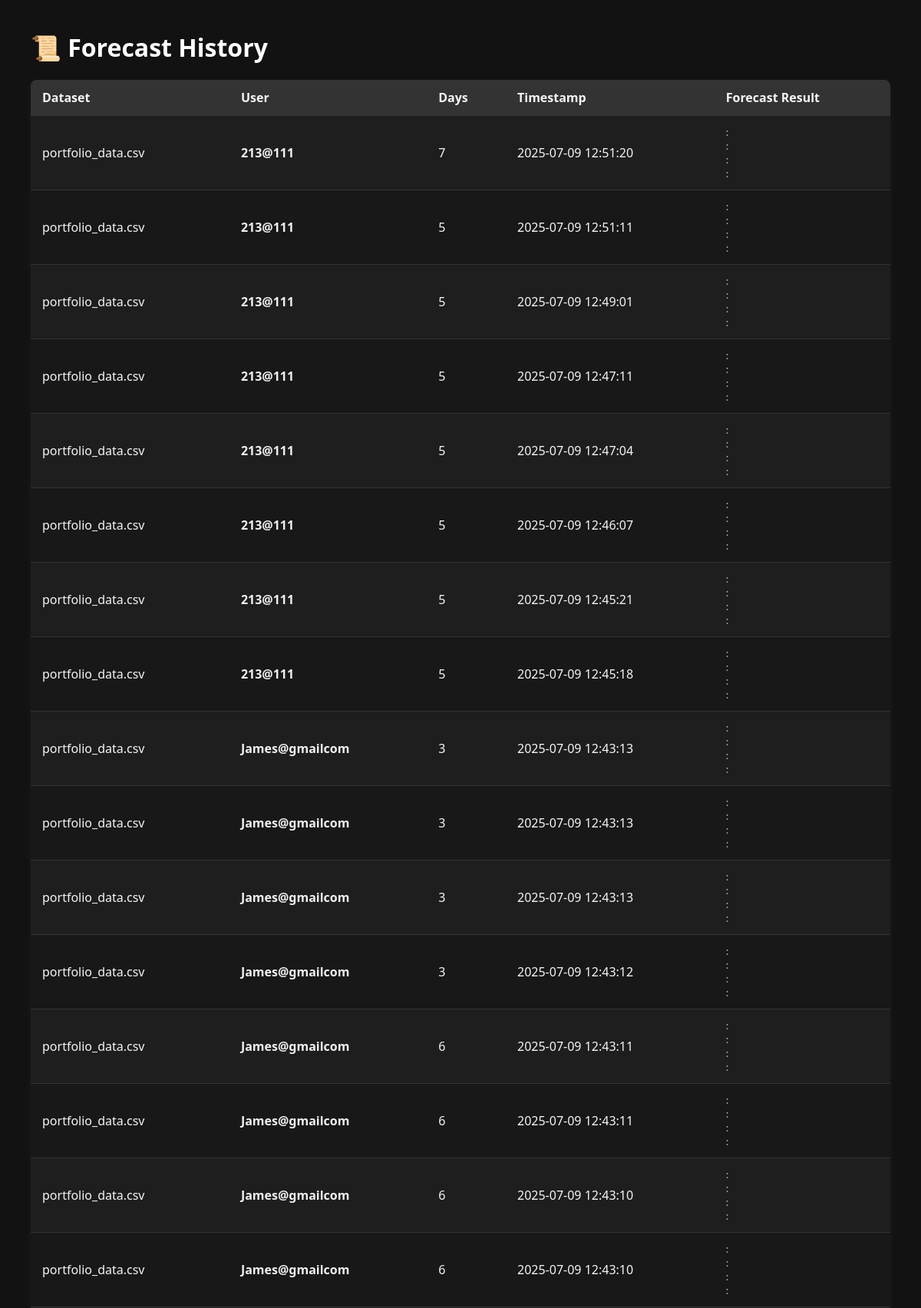
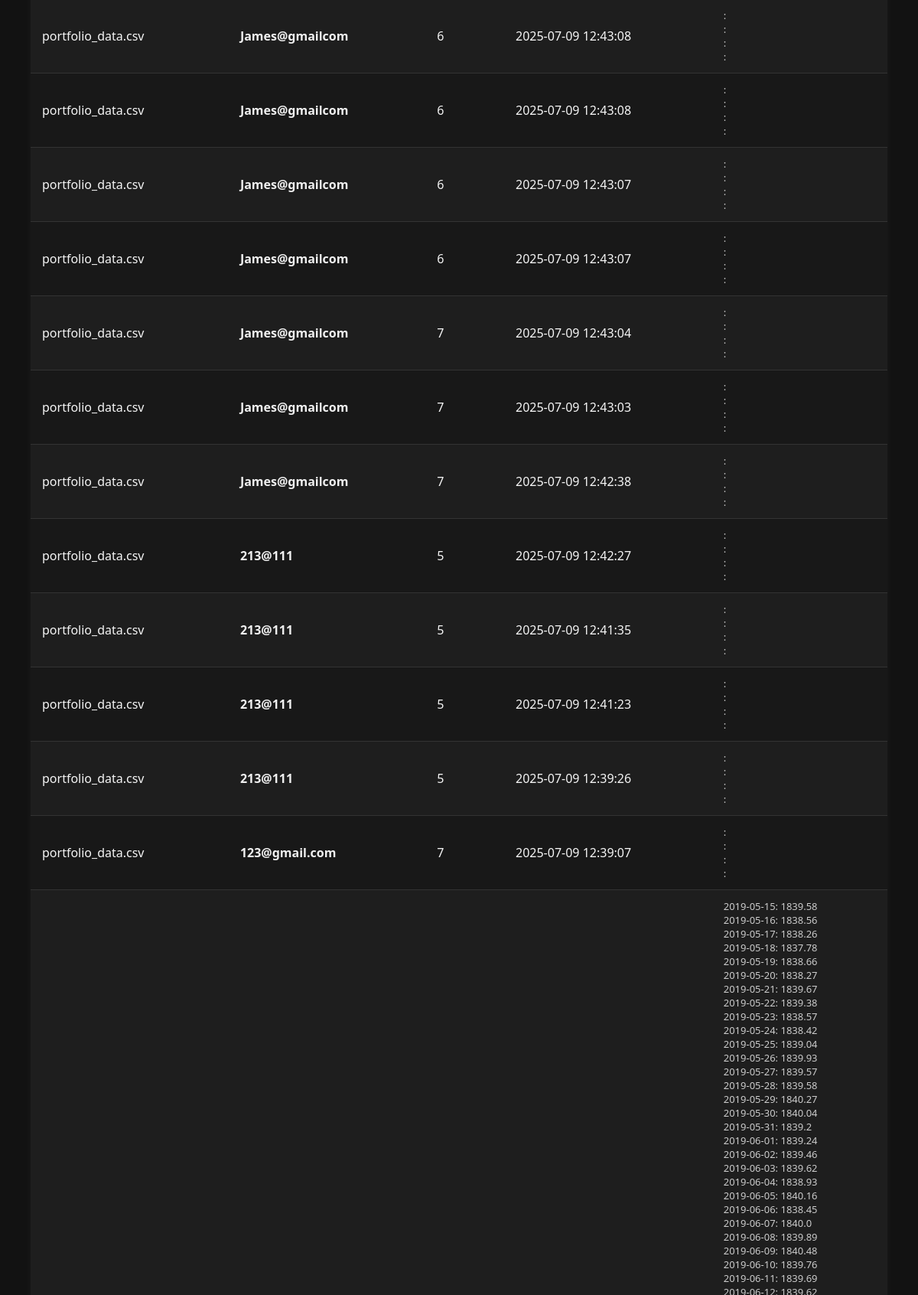
The app's page /history (upper part) with its own data (2 pictures, top to bottom).
### tables this page shows
CREATE TABLE forecasts (
            id INTEGER PRIMARY KEY AUTOINCREMENT,
            dataset_id INTEGER,
            user TEXT,
            forecast_days INTEGER,
            forecast_result TEXT,
            timestamp DATETIME DEFAULT CURRENT_TIMESTAMP,
            FOREIGN KEY(dataset_id) REFERENCES datasets(id)
        );

CREATE TABLE datasets (
            id INTEGER PRIMARY KEY AUTOINCREMENT,
            name TEXT,
            filename TEXT,
            uploaded_at DATETIME DEFAULT CURRENT_TIMESTAMP
        );

### app.py (the view)
@app.route('/history')
def history():
    db = get_db()
    cur = db.execute('''SELECT forecasts.id, datasets.name, forecasts.user, forecasts.forecast_days, forecasts.forecast_result, forecasts.timestamp
                        FROM forecasts JOIN datasets ON forecasts.dataset_id = datasets.id
                        ORDER BY forecasts.timestamp DESC''')
    logs_raw = cur.fetchall()
    logs = []
    for row in logs_raw:
        forecast_json = json.loads(row['forecast_result']) if row['forecast_result'] else []
        logs.append({
            'dataset': row['name'],
            'user': row['user'],
            'days': row['forecast_days'],
            'timestamp': row['timestamp'],
            'forecast': forecast_json
        })
    return render_template('history.html', logs=logs)

### app.py (called while the page is built)
def get_db():
    db = getattr(g, '_database', None)
    if db is None:
        db = g._database = sqlite3.connect(DATABASE)
        db.row_factory = sqlite3.Row
    return db

@app.teardown_appcontext
def close_connection(_=None):
    db = getattr(g, '_database', None)
    if db is not None:
        db.close()

### templates/history.html (shortened to what this page needs)
<!DOCTYPE html>
<html lang="en">
<head>
</head>
<body>
    <h1>📜 Forecast History</h1>
    <table>
        <thead>
            <tr>
                <th>Dataset</th>
                <th>User</th>
                <th>Days</th>
                <th>Timestamp</th>
                <th>Forecast Result</th>
            </tr>
        </thead>
        <tbody>
            {% for log in logs %}
            <tr>
                <td>{{ log.dataset }}</td>
                <td class="user-cell">{{ log.user }}</td>
                <td>{{ log.days }}</td>
                <td>{{ log.timestamp }}</td>
                <td class="result-cell">
                    {% for row in log.forecast %}
                        {{ row.date }}: {{ row.value or row.price }}<br>
                    {% endfor %}
                </td>
            </tr>
            {% endfor %}
        </tbody>
    </table>
</body>
</html>

### templates/history.html (style rules this page uses)
body { font-family: 'Segoe UI', Tahoma, Geneva, Verdana, sans-serif; margin: 40px; background-color: #121212; color: #f5f5f5; }
h1 { color: #ffffff; }
table { width: 100%; border-collapse: collapse; margin-top: 20px; background-color: #1e1e1e; border-radius: 8px; overflow: hidden; box-shadow: 0 4px 10px rgba(255, 255, 255, 0.05); }
th, td { padding: 12px 15px; border-bottom: 1px solid #333; }
th { background-color: #333; color: #f5f5f5; text-align: left; }
tr:nth-child(even) { background-color: #181818; }
.result-cell { max-width: 400px; word-break: break-word; font-size: 13px; color: #ccc; }
.user-cell { font-weight: bold; color: #f0f0f0; }

### records on screen
forecasts: dataset "portfolio_data.csv", user "213@111", days "7", timestamp "2025-07-09 12:51:20"
forecasts: dataset "portfolio_data.csv", user "213@111", days "5", timestamp "2025-07-09 12:51:11"
forecasts: dataset "portfolio_data.csv", user "213@111", days "5", timestamp "2025-07-09 12:49:01"
forecasts: dataset "portfolio_data.csv", user "213@111", days "5", timestamp "2025-07-09 12:47:11"
forecasts: dataset "portfolio_data.csv", user "213@111", days "5", timestamp "2025-07-09 12:47:04"
forecasts: dataset "portfolio_data.csv", user "213@111", days "5", timestamp "2025-07-09 12:46:07"
forecasts: dataset "portfolio_data.csv", user "213@111", days "5", timestamp "2025-07-09 12:45:21"
forecasts: dataset "portfolio_data.csv", user "213@111", days "5", timestamp "2025-07-09 12:45:18"
forecasts: dataset "portfolio_data.csv", user "James@gmailcom", days "3", timestamp "2025-07-09 12:43:13"
forecasts: dataset "portfolio_data.csv", user "James@gmailcom", days "3", timestamp "2025-07-09 12:43:13"
forecasts: dataset "portfolio_data.csv", user "James@gmailcom", days "3", timestamp "2025-07-09 12:43:13"
forecasts: dataset "portfolio_data.csv", user "James@gmailcom", days "3", timestamp "2025-07-09 12:43:12"
forecasts: dataset "portfolio_data.csv", user "James@gmailcom", days "6", timestamp "2025-07-09 12:43:11"
forecasts: dataset "portfolio_data.csv", user "James@gmailcom", days "6", timestamp "2025-07-09 12:43:11"
forecasts: dataset "portfolio_data.csv", user "James@gmailcom", days "6", timestamp "2025-07-09 12:43:10"
forecasts: dataset "portfolio_data.csv", user "James@gmailcom", days "6", timestamp "2025-07-09 12:43:10"
forecasts: dataset "portfolio_data.csv", user "James@gmailcom", days "6", timestamp "2025-07-09 12:43:08"
forecasts: dataset "portfolio_data.csv", user "James@gmailcom", days "6", timestamp "2025-07-09 12:43:08"
forecasts: dataset "portfolio_data.csv", user "James@gmailcom", days "6", timestamp "2025-07-09 12:43:07"
forecasts: dataset "portfolio_data.csv", user "James@gmailcom", days "6", timestamp "2025-07-09 12:43:07"
forecasts: dataset "portfolio_data.csv", user "James@gmailcom", days "7", timestamp "2025-07-09 12:43:04"
forecasts: dataset "portfolio_data.csv", user "James@gmailcom", days "7", timestamp "2025-07-09 12:43:03"
forecasts: dataset "portfolio_data.csv", user "James@gmailcom", days "7", timestamp "2025-07-09 12:42:38"
forecasts: dataset "portfolio_data.csv", user "213@111", days "5", timestamp "2025-07-09 12:42:27"
forecasts: dataset "portfolio_data.csv", user "213@111", days "5", timestamp "2025-07-09 12:41:35"
forecasts: dataset "portfolio_data.csv", user "213@111", days "5", timestamp "2025-07-09 12:41:23"
forecasts: dataset "portfolio_data.csv", user "213@111", days "5", timestamp "2025-07-09 12:39:26"
forecasts: dataset "portfolio_data.csv", user "123@gmail.com", days "7", timestamp "2025-07-09 12:39:07"
forecasts: date "2019-05-15" "2019-05-16" "2019-05-17" "2019-05-18" "2019-05-19" "2019-05-20" "2019-05-21" "2019-05-22" "2019-05-23" "2019-05-24" "2019-05-25" "2019-05-26" "2019-05-27" "2019-05-28" "2019-05-29" "2019-05-30" "2019-05-31" "2019-06-01" "2019-06-02" "2019-06-03" "2019-06-04" "2019-06-05" "2019-06-06" "2019-06-07" "2019-06-08" "2019-06-09" "2019-06-10" "2019-06-11", value "1839.58" "1838.56" "1838.26" "1837.78" "1838.66" "1838.27" "1839.67" "1839.38" "1838.57" "1838.42" "1839.04" "1839.93" "1839.57" "1839.58" "1840.27" "1840.04" "1839.2" "1839.24" "1839.46" "1839.62" "1838.93" "1840.16" "1838.45" "1840.0" "1839.89" "1840.48" "1839.76" "1839.69"
